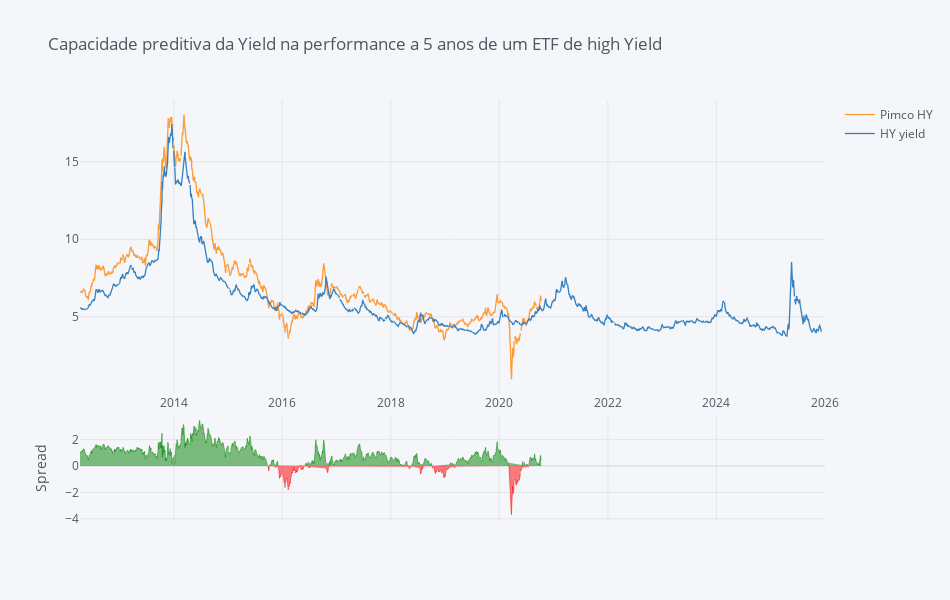

Notebook code cell kept with this figure:
### Code cell
data.loc['2012-04-10':].iplot(dimensions=(950, 600), kind='spread',
                              title ='Capacidade preditiva da Yield na performance a 5 anos de um ETF de high Yield')

### Figure 1 — Plotly figure (JSON) as saved in the notebook; plotly's stock layout.template omitted (floating-point values rounded to 4 significant figures; data arrays with more than 128 entries replaced by an {"elided": "..."} marker saying what was removed)
{"data": [{"line": {"color": "rgba(255, 153, 51, 1.0)", "dash": "solid", "shape": "linear", "width": 1.3}, "mode": "lines", "name": "Pimco HY", "text": "", "type": "scatter", "x": {"elided": "3583 str values"}, "y": {"elided": "3583 mixed values"}}, {"line": {"color": "rgba(55, 128, 191, 1.0)", "dash": "solid", "shape": "linear", "width": 1.3}, "mode": "lines", "name": "HY yield", "text": "", "type": "scatter", "x": {"elided": "3583 str values"}, "y": {"elided": "3583 mixed values"}}, {"connectgaps": false, "fill": "tozeroy", "line": {"color": "green", "dash": "solid", "shape": "linear", "width": 0.5}, "mode": "lines", "name": "Spread", "showlegend": false, "type": "scatter", "x": {"elided": "3583 str values"}, "xaxis": "x2", "y": {"elided": "3583 mixed values"}, "yaxis": "y2"}, {"connectgaps": false, "fill": "tozeroy", "line": {"color": "red", "dash": "solid", "shape": "linear", "width": 0.5}, "mode": "lines", "name": "Spread", "showlegend": false, "type": "scatter", "x": {"elided": "3583 str values"}, "xaxis": "x2", "y": {"elided": "3583 mixed values"}, "yaxis": "y2"}], "layout": {"height": 600, "hovermode": "x", "legend": {"bgcolor": "#F5F6F9", "font": {"color": "#4D5663"}}, "paper_bgcolor": "#F5F6F9", "plot_bgcolor": "#F5F6F9", "title": {"font": {"color": "#4D5663"}, "text": "Capacidade preditiva da Yield na performance a 5 anos de um ETF de high Yield"}, "width": 950, "xaxis": {"autorange": true, "gridcolor": "#E1E5ED", "range": ["2012-04-10", "2026-01-01"], "showgrid": true, "tickfont": {"color": "#4D5663"}, "title": {"font": {"color": "#4D5663"}, "text": ""}, "type": "date", "zerolinecolor": "#E1E5ED"}, "xaxis2": {"anchor": "y2", "autorange": true, "gridcolor": "#E1E5ED", "range": ["2012-04-10", "2026-01-01"], "showgrid": true, "showticklabels": false, "tickfont": {"color": "#4D5663"}, "title": {"font": {"color": "#4D5663"}, "text": ""}, "type": "date", "zerolinecolor": "#E1E5ED"}, "yaxis": {"autorange": true, "domain": [0.3, 1], "gridcolor": "#E1E5ED", "range": [0.02169, 18.98], "showgrid": true, "tickfont": {"color": "#4D5663"}, "title": {"font": {"color": "#4D5663"}, "text": ""}, "type": "linear", "zerolinecolor": "#E1E5ED"}, "yaxis2": {"autorange": true, "domain": [0, 0.25], "gridcolor": "#E1E5ED", "range": [-4.093, 3.869], "showgrid": true, "tickfont": {"color": "#4D5663"}, "title": {"font": {"color": "#4D5663"}, "text": "Spread"}, "type": "linear", "zerolinecolor": "#E1E5ED"}}}
